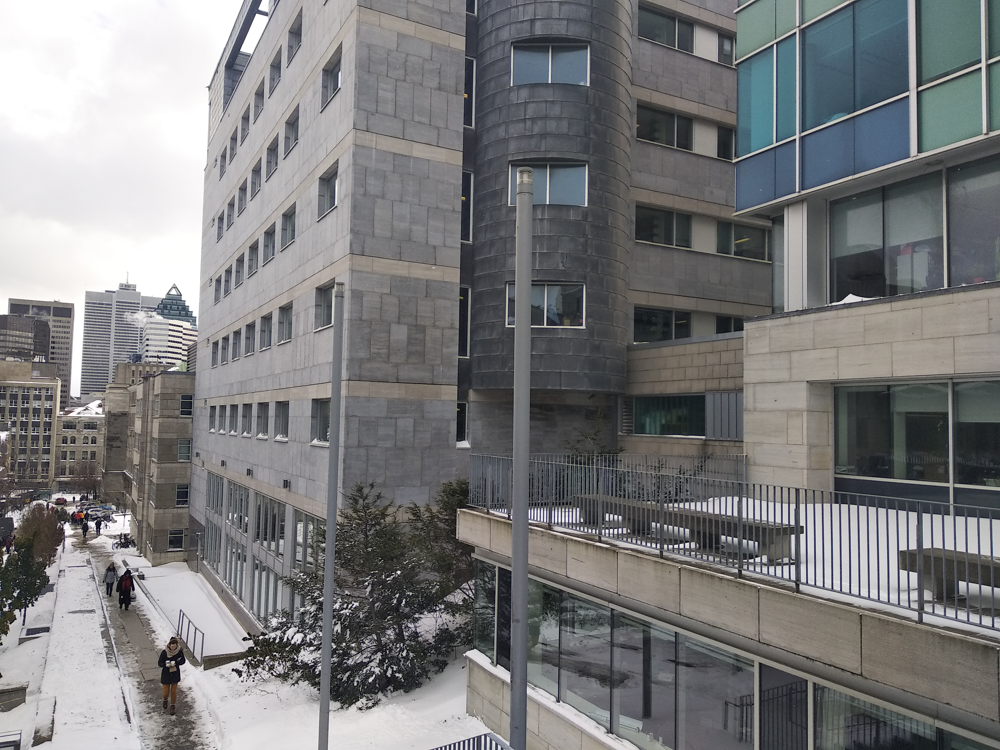
%> input picture Assignment3/MatlabCode/1.png, 1000 x 750 px
$ octave A3.m   (GNU Octave 9; MATLAB toolbox functions it lacks are replaced by stand-ins)
%> lines starting %> are read from the running program, lines starting %| are printed output that depends on the picture
### Assignment3/MatlabCode/CalculateFeatureVector.m
function featurevector = CalculateFeatureVector(Image)

Gaussian = cell(1,7);
GaussianPyramid = cell(1,7);
LaplacianPyramid = cell(1,6);
for i = 1:7
    Gaussian{1,i} = fspecial('Gaussian', 3*2^(i-1)+1, 2^(i-1));
end
for j = 1:7
    GaussianPyramid{1,j} = imresize(conv2(Image, Gaussian{1,j}, 'same'), 0.5^(j-1));
end
for j = 1:6
    LaplacianPyramid{1,j} = GaussianPyramid{1,j} - imresize(GaussianPyramid{1,j+1},2);
end

KeypointMatrix = [0,0,0];
threshold = 1;
neighborarray = zeros(1,3*3*3-1);

for i = 2:5
    low = imresize(LaplacianPyramid{1,i-1},0.5);
    middle = LaplacianPyramid{1,i};
    high = imresize(LaplacianPyramid{1,i+1},2);
    [row,col] = size(low);
    for j = 2:row-1
        for k = 2:col-1
           neighborarray(1,1) = low(j-1,k-1); neighborarray(1,2) = low(j-1,k); neighborarray(1,3) = low(j-1,k+1);
           neighborarray(1,4) = low(j,k-1); neighborarray(1,5) = low(j,k); neighborarray(1,6) = low(j,k+1);
           neighborarray(1,7) = low(j+1,k-1); neighborarray(1,8) = low(j+1,k); neighborarray(1,9) = low(j+1,k+1);

           neighborarray(1,10) = high(j-1,k-1); neighborarray(1,11) = high(j-1,k); neighborarray(1,12) = high(j-1,k+1);
           neighborarray(1,13) = high(j,k-1); neighborarray(1,14) = high(j,k); neighborarray(1,15) = high(j,k+1);
           neighborarray(1,16) = high(j+1,k-1); neighborarray(1,17) = high(j+1,k); neighborarray(1,18) = high(j+1,k+1);

           neighborarray(1,19) = middle(j-1,k-1); neighborarray(1,20) = middle(j-1,k); neighborarray(1,21) = middle(j-1,k+1);
           neighborarray(1,22) = middle(j,k-1); neighborarray(1,23) = middle(j,k+1);
           neighborarray(1,24) = middle(j+1,k-1); neighborarray(1,25) = middle(j+1,k); neighborarray(1,26) = middle(j+1,k+1);

           if((middle(j,k)-max(neighborarray)>threshold) || (-middle(j,k)+min(neighborarray)>threshold))
               if (KeypointMatrix ~= [0,0,0])
                   KeypointMatrix = [KeypointMatrix;j,k,i-1];
               else
                   KeypointMatrix = [j,k,i-1];
               end
           end
        end
    end
end
KeypointMatrixNormal = zeros(size(KeypointMatrix,1),3);
for i = 1:size(KeypointMatrix,1)
    if KeypointMatrix(i,3) == 1
        KeypointMatrixNormal(i,1) = KeypointMatrix(i,1)*2;
        KeypointMatrixNormal(i,2) = KeypointMatrix(i,2)*2;
        KeypointMatrixNormal(i,3) = 1;
    elseif KeypointMatrix(i,3) == 2
        KeypointMatrixNormal(i,1) = KeypointMatrix(i,1)*4;
        KeypointMatrixNormal(i,2) = KeypointMatrix(i,2)*4;
        KeypointMatrixNormal(i,3) = 2;
    elseif KeypointMatrix(i,3) == 3
        KeypointMatrixNormal(i,1) = KeypointMatrix(i,1)*8;
        KeypointMatrixNormal(i,2) = KeypointMatrix(i,2)*8;
        KeypointMatrixNormal(i,3) = 3;
    elseif KeypointMatrix(i,3) == 4
        KeypointMatrixNormal(i,1) = KeypointMatrix(i,1)*16;
        KeypointMatrixNormal(i,2) = KeypointMatrix(i,2)*16;
        KeypointMatrixNormal(i,3) = 4;
    end
end


window_size = 17;
KeypointMatrixAwayFromBound = [];
for i = 1:size(KeypointMatrix,1)
    level = KeypointMatrix(i,3);
    if KeypointMatrix(i,1)>window_size/2 && KeypointMatrix(i,2)>window_size/2  && size(Image,2)*0.5^level-KeypointMatrix(i,2)>window_size/2 && size(Image,1)*0.5^level-KeypointMatrix(i,1)>window_size/2
        KeypointMatrixAwayFromBound = [KeypointMatrixAwayFromBound;KeypointMatrix(i,:)];
    end
end

gradientDx = cell(1,7);
gradientDy = cell(1,7);
for i = 1:7
    [gradientDx{1,i}, gradientDy{1,i}] = gradient(GaussianPyramid{1,i});
end

gradientFeatureDx = zeros(window_size,window_size,size(KeypointMatrixAwayFromBound,1));
gradientFeatureDy = zeros(window_size,window_size,size(KeypointMatrixAwayFromBound,1));
gradientMagnitude = zeros(window_size,window_size,size(KeypointMatrixAwayFromBound,1));
GaussianWeighted = fspecial('Gaussian', 17, 4);
gradientMagnitudeGuassianWeighted = zeros(window_size,window_size,size(KeypointMatrixAwayFromBound,1));
gradientOrientation = zeros(window_size,window_size,size(KeypointMatrixAwayFromBound,1));
for i = 1:size(KeypointMatrixAwayFromBound,1)
    level = KeypointMatrixAwayFromBound(i,3);
    gredientDxatthislevel = gradientDx{1,level+1};
    gredientDyatthislevel = gradientDy{1,level+1};
    for j = 1:window_size
        for k = 1:window_size
            gradientFeatureDx(j,k,i) = gredientDxatthislevel(KeypointMatrixAwayFromBound(i,1)+j-(window_size+1)/2,KeypointMatrixAwayFromBound(i,2)+k-(window_size+1)/2);
            gradientFeatureDy(j,k,i) = gredientDyatthislevel(KeypointMatrixAwayFromBound(i,1)+j-(window_size+1)/2,KeypointMatrixAwayFromBound(i,2)+k-(window_size+1)/2);
            gradientMagnitude(j,k,i) = sqrt(gradientFeatureDx(j,k,i)^2+gradientFeatureDy(j,k,i)^2);
            gradientMagnitudeGuassianWeighted(j,k,i) = gradientMagnitude(j,k,i)*GaussianWeighted(j,k);
            gradientOrientation(j,k,i) = rad2deg(atan2(gradientFeatureDy(j,k,i),gradientFeatureDx(j,k,i))+pi);
        end
    end
end

orientationhistogram = zeros(size(KeypointMatrixAwayFromBound,1),36);
for i = 1:size(KeypointMatrixAwayFromBound,1)
    for j = 1:window_size
        for k = 1:window_size
            angleinwhichbin = ceil(gradientOrientation(j,k,i)/10);
            orientationhistogram(i,angleinwhichbin) = orientationhistogram(i,angleinwhichbin) + gradientMagnitudeGuassianWeighted(j,k,i);
        end
    end
end


SIFTfeaturevector = zeros(size(KeypointMatrixAwayFromBound,1),39);
for i = 1:size(KeypointMatrixAwayFromBound,1)
    SIFTfeaturevector(i,1) = KeypointMatrixAwayFromBound(i,1);
    SIFTfeaturevector(i,2) = KeypointMatrixAwayFromBound(i,2);
    SIFTfeaturevector(i,3) = 2^KeypointMatrixAwayFromBound(i,3);
end

for i = 1:size(KeypointMatrixAwayFromBound,1)
    [peaks, locationsofpeaks] = findpeaks(orientationhistogram(i,:));
    [largestweightedgradientmagnitude,largestbin] = max(peaks);
    largestbin = locationsofpeaks(largestbin);
    for j = 1:36
        if mod(largestbin+j-1,36) ~= 0
            SIFTfeaturevector(i,j+3) = orientationhistogram(i,mod(largestbin+j-1,36));
        else
            SIFTfeaturevector(i,j+3) = orientationhistogram(i,36);
        end
    end
end

featurevector = SIFTfeaturevector;

end

### Assignment3/MatlabCode/A3.m
rgbImage = imread('1.png');
%> rgbImage is the input picture: size 750x1000x3 uint8; mean R, G, B 123.3, 123.6, 124.6
grayscaleImage = rgb2gray(rgbImage);
rgbImage0 = imread('0.png');
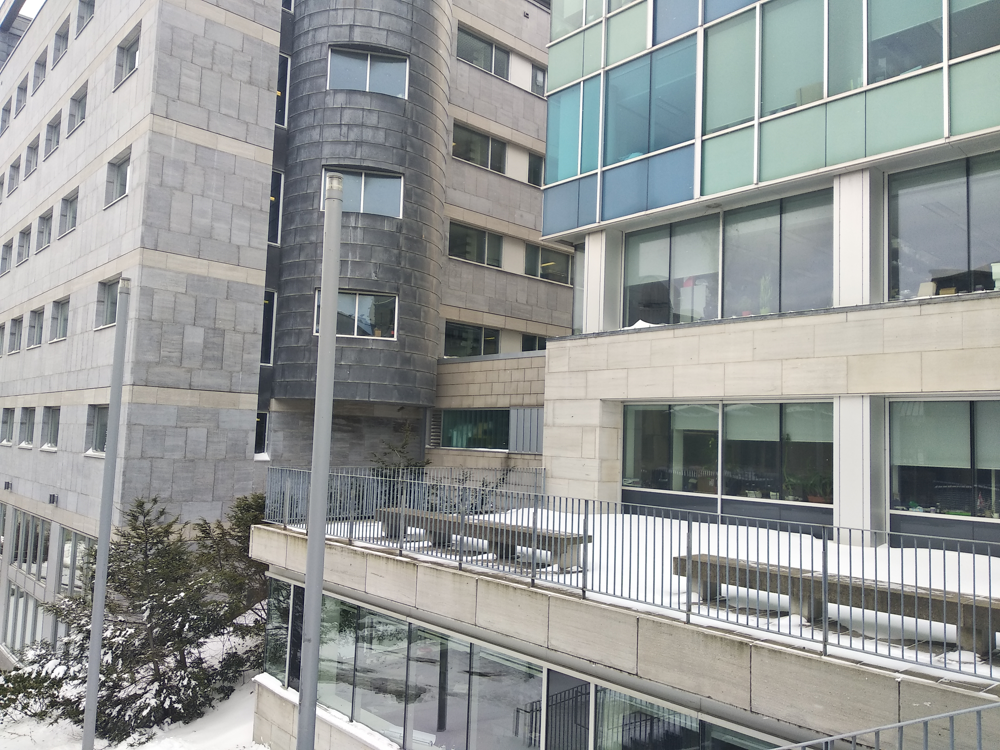
%> input picture Assignment3/MatlabCode/0.png, 1000 x 750 px
%> rgbImage0 is the input picture: size 750x1000x3 uint8; mean R, G, B 149.2, 152.4, 151.1
grayscaleImage0 = single(rgb2gray(rgbImage0));
rgbImage1 = imread('1.png');
grayscaleImage1 = single(rgb2gray(rgbImage1));
rgbImage2 = imread('2.png');
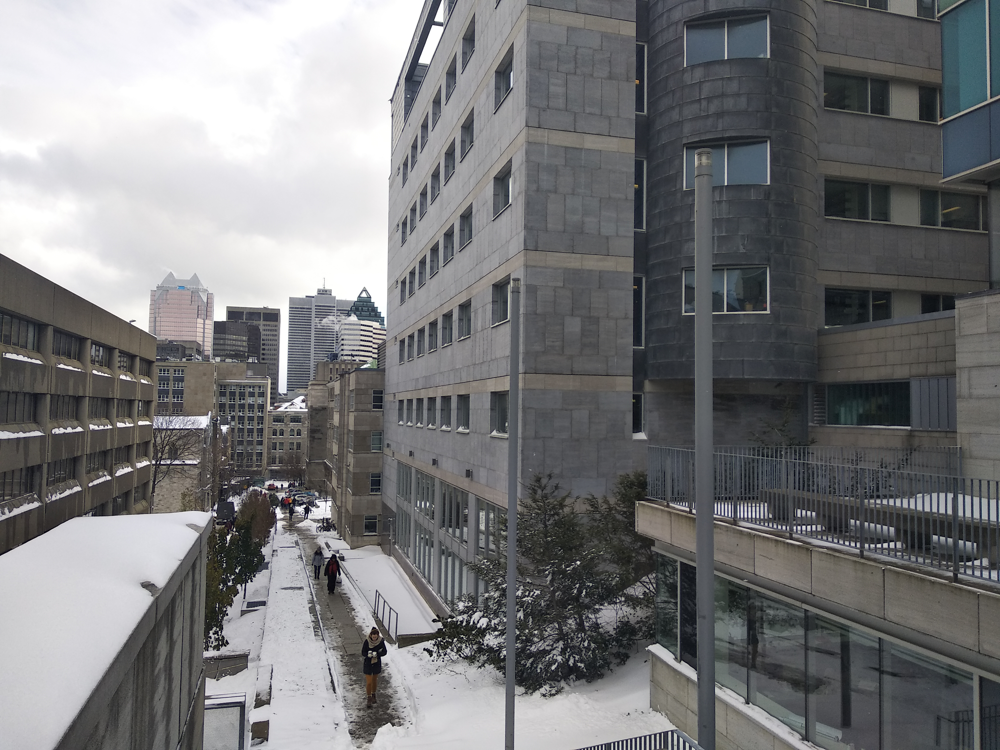
%> input picture Assignment3/MatlabCode/2.png, 1000 x 750 px
%> rgbImage2 is the input picture: size 750x1000x3 uint8; mean R, G, B 120.4, 120.8, 122.3
grayscaleImage2 = single(rgb2gray(rgbImage2));
rgbImage3 = imread('3.png');
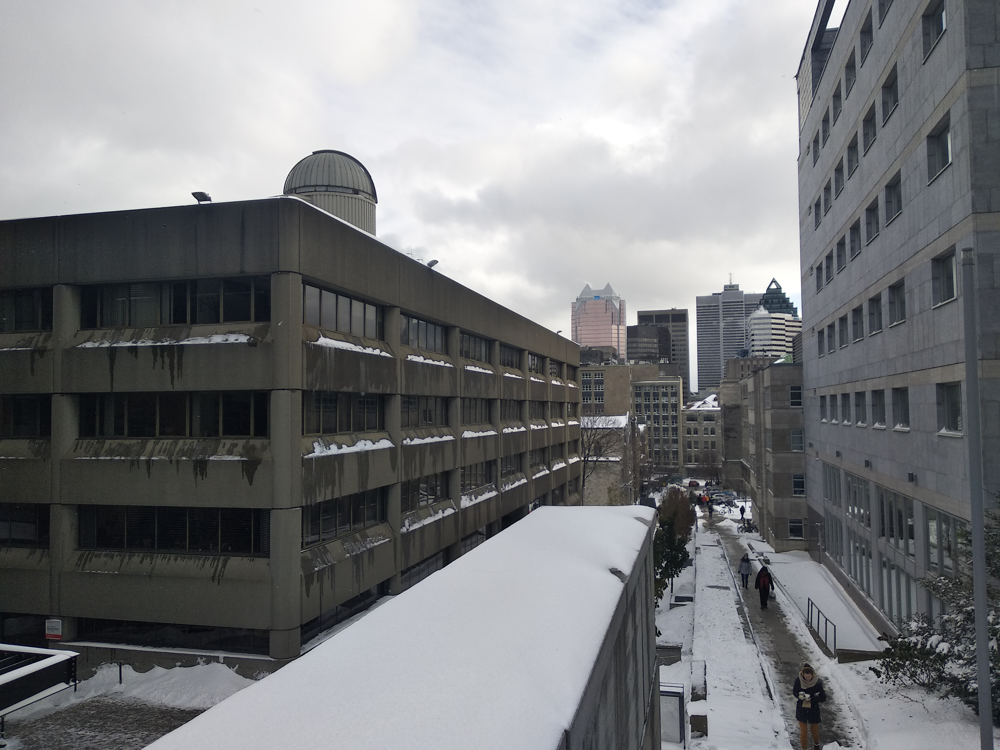
%> input picture Assignment3/MatlabCode/3.png, 1000 x 750 px
%> rgbImage3 is the input picture: size 750x1000x3 uint8; mean R, G, B 122.9, 124.4, 126.6
grayscaleImage3 = single(rgb2gray(rgbImage3));
rgbImage4 = imread('4.png');
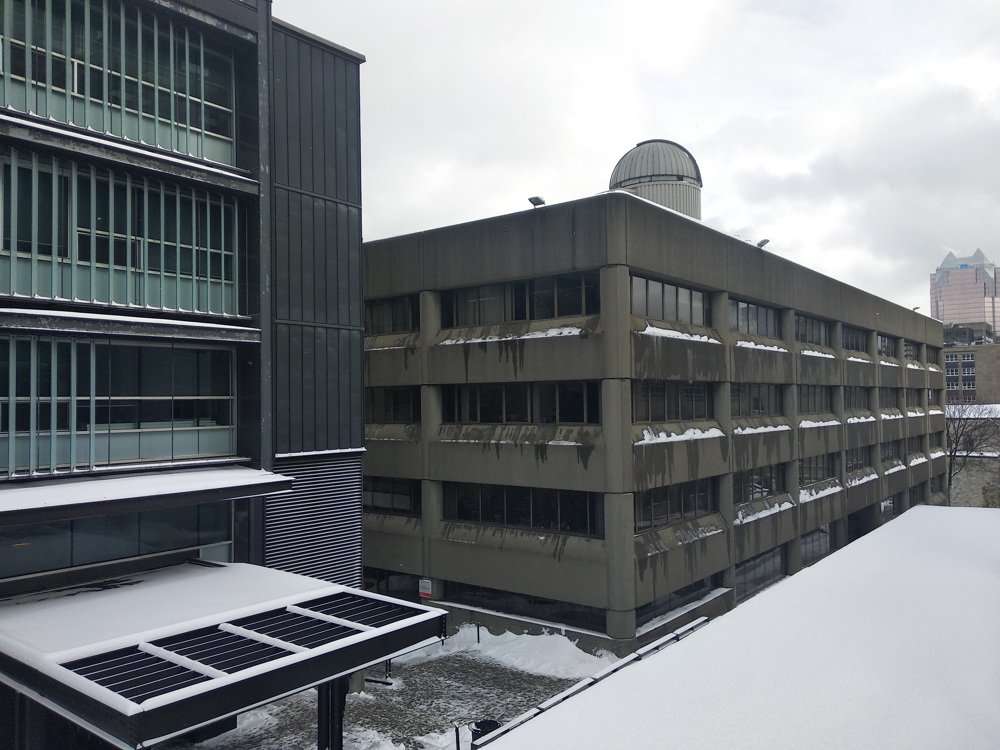
%> input picture Assignment3/MatlabCode/4.png, 1000 x 750 px
%> rgbImage4 is the input picture: size 750x1000x3 uint8; mean R, G, B 119.5, 123.6, 126.7
grayscaleImage4 = single(rgb2gray(rgbImage4));
rgbImage5 = imread('5.png');
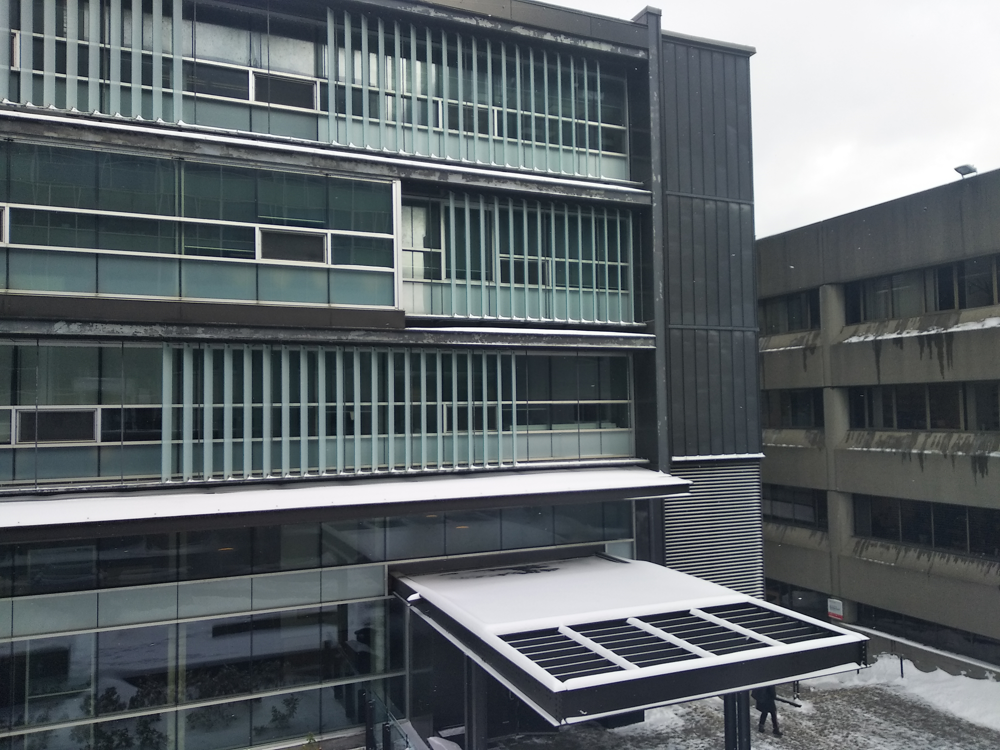
%> input picture Assignment3/MatlabCode/5.png, 1000 x 750 px
%> rgbImage5 is the input picture: size 750x1000x3 uint8; mean R, G, B 94.5, 101.6, 105.2
grayscaleImage5 = single(rgb2gray(rgbImage5));
Image1024 = zeros(1024,1024);
for i = 1:1024
    for j = 1:1024
        Image1024(i,j) = 256;
    end
end
for i = 1:size(grayscaleImage,1)
    for j = 1:size(grayscaleImage,2)
        Image1024(i+512-size(grayscaleImage,1)/2,j+512-size(grayscaleImage,2)/2) = grayscaleImage(i,j);
    end
end
region_interest_size = 128;
region_interest = Image1024(500-region_interest_size/2+1:500+region_interest_size/2, 500-region_interest_size/2+1:500+region_interest_size/2);
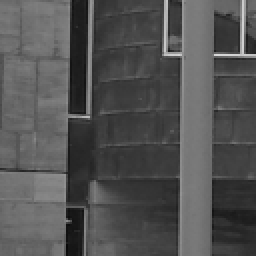
%> region_interest: size 128x128 double (shown 2 times larger); min 8, max 217, mean 82.8
single_region_interest = single(region_interest);
imshow(single_region_interest,[]);

featureVectorA2 = CalculateFeatureVector(region_interest);
%> after the loop in CalculateFeatureVector, `for j = 1:7`: GaussianPyramid = 7 items
%> after the loop in CalculateFeatureVector, `for j = 1:6`: LaplacianPyramid = 6 items
%> the loop in CalculateFeatureVector, `for i = 2:5` made 4 passes
%> (row, col) on passes 3 to 4: (16, 16), (8, 8)
%> after the loop in CalculateFeatureVector, `for i = 2:5`: KeypointMatrix = 52 rows, first 12: [2 2 1; 2 17 1; 6 59 1; 8 44 1; 12 2 1; 12 59 1; 13 17 1; 14 6 1; 14 61 1; 19 63 1; 20 41 1; 27 20 1]; neighborarray = 26 values, max 26.05 at index 20, min -6.41 at index 6, mean 8.99
%> the loop in CalculateFeatureVector, `for i = 1:size(KeypointMatrix,1)` made 52 passes
%> after the loop in CalculateFeatureVector, `for i = 1:size(KeypointMatrix,1)`: KeypointMatrixNormal = 52 rows, first 12: [4 4 1; 4 34 1; 12 118 1; 16 88 1; 24 4 1; 24 118 1; 26 34 1; 28 12 1; 28 122 1; 38 126 1; 40 82 1; 54 40 1]
%> the loop in CalculateFeatureVector, `for i = 1:size(KeypointMatrix,1)` made 52 passes
%> (level, KeypointMatrixAwayFromBound) on passes 7, 11, 12, 13: (1, [13 17 1]), (1, [13 17 1; 20 41 1]), (1, [13 17 1; 20 41 1; 27 20 1]), (1, [13 17 1; 20 41 1; 27 20 1; 30 17 1])
%> level on passes 1 to 6: 1, 1, 1, 1, 1, 1
%> after the loop in CalculateFeatureVector, `for i = 1:size(KeypointMatrix,1)`: KeypointMatrixAwayFromBound = [13 17 1; 20 41 1; 27 20 1; 30 17 1; 37 16 1; 41 16 1; 43 13 1; 47 44 1; 48 24 1]
%> after the loop in CalculateFeatureVector, `for i = 1:7`: gradientDx = 7 items
%> the loop in CalculateFeatureVector, `for i = 1:size(KeypointMatrixAwayFromBound,1)` made 9 passes
%> pass 1, in CalculateFeatureVector, `gredientDyatthislevel = gradientDy{1,level+1};`:
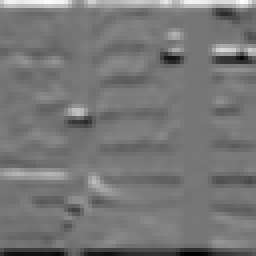
%> gredientDyatthislevel: size 64x64 double (shown 4 times larger); min -29.33, max 33.46, mean -0.1; drawn with min black and max white
%> the loop in CalculateFeatureVector, `for i = 1:size(KeypointMatrixAwayFromBound,1)` made 9 passes
%> (peaks, locationsofpeaks, largestweightedgradientmagnitude, largestbin) on passes 3, 4, 6, 7, 9: ([0.25 0.382 0.0802 2.09 0.228 0.366 0.367 0.382 0.505], [7 10 15 19 21 23 27 31 34], 2.09, 19), ([0.236 0.49 0.187 0.543 0.211 0.29 0.352], [7 10 16 19 23 27 31], 0.543, 19), ([0.0765 0.0613 0.108 0.0475 0.139 0.0774 0.368 0.191], [6 9 13 15 19 23 27 33], 0.368, 27), ([0.0651 0.0954 0.169 0.0844 0.778 0.174], [6 9 13 18 27 33], 0.778, 27), ([0.182 0.137 0.0117 0.051 0.186 1.51 0.3 0.369 0.0439 0.763], [4 8 11 13 15 19 23 25 28 32], 1.51, 19)
%> (locationsofpeaks, largestweightedgradientmagnitude, largestbin) on passes 1, 2, 5, 8: ([4 6 10 12 14 16 19 23 29 33], 2.2, 19), ([3 6 10 12 14 16 19 21 24 26 29 33], 1.92, 19), ([7 10 13 16 19 22 28 31 33], 0.172, 28), ([3 6 9 12 19 21 23 26 29 32], 3.57, 19)
for i = 1:size(featureVectorA2,1)
    featureVectorA2(i,1) = featureVectorA2(i,1)*featureVectorA2(i,3);
    featureVectorA2(i,2) = featureVectorA2(i,2)*featureVectorA2(i,3);
end

%> (the run ends here)
